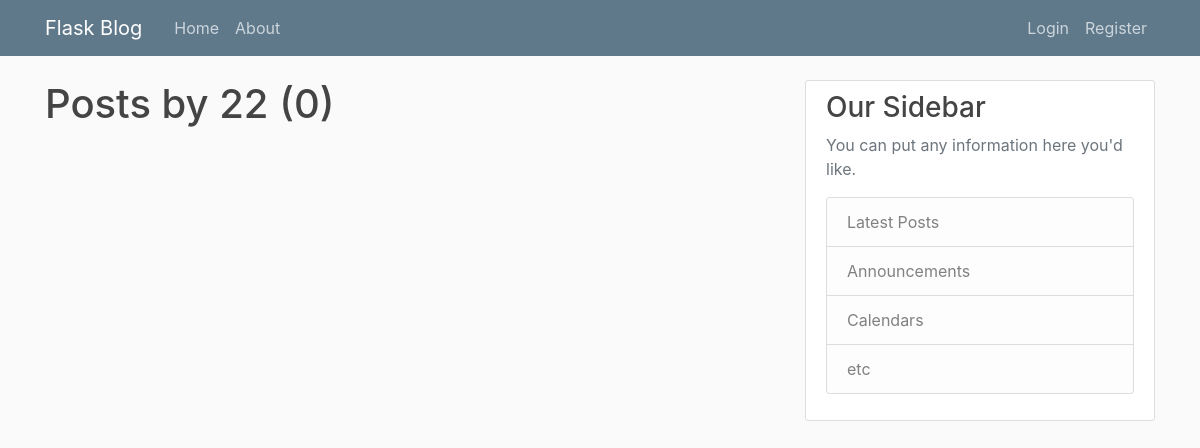
The page /user/22 on the database as committed earlier.
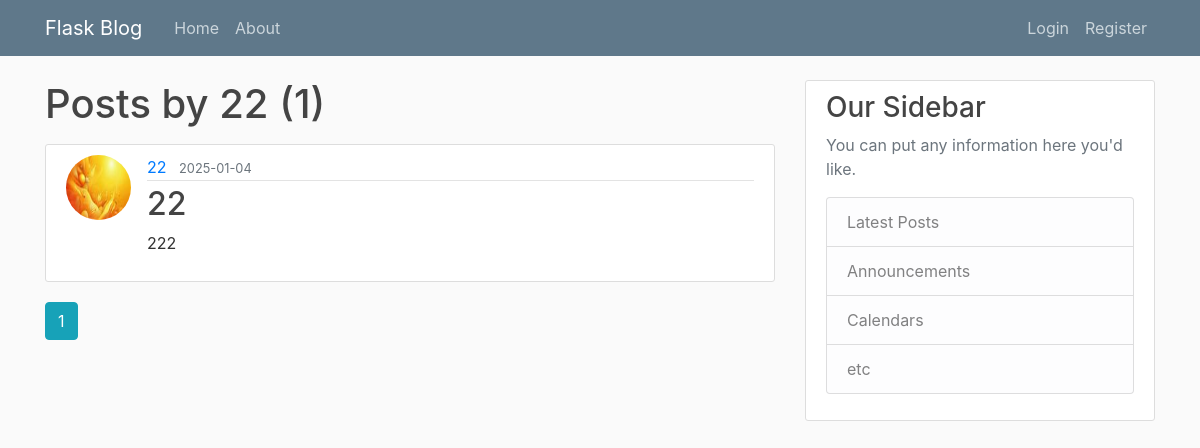
The same page on the database as committed later.
### flaskblog/models.py (models this page shows, shortened)
class User(db.Model, UserMixin):
    id = db.Column(db.Integer, primary_key=True)
    username = db.Column(db.String(20), unique=True, nullable=False)
    email = db.Column(db.String(120), unique=True, nullable=False)
    image_file = db.Column(db.String(20), nullable=False, default='default.jpg')
    password = db.Column(db.String(60), nullable=False)
    posts = db.relationship('Post', backref='author', lazy=True)

class Post(db.Model):
    id = db.Column(db.Integer, primary_key=True)
    title = db.Column(db.String(100), nullable=False)
    date_posted = db.Column(db.DateTime, nullable=False, default=datetime.utcnow)
    content = db.Column(db.Text, nullable=False)
    user_id = db.Column(db.Integer, db.ForeignKey('user.id'), nullable=False)

### flaskblog/users/routes.py (the view)
@users.route("/user/<string:username>")
def user_posts(username):
    page = request.args.get('page', 1, type=int)
    user = User.query.filter_by(username=username).first_or_404()
    posts = Post.query.filter_by(author=user)\
        .order_by(Post.date_posted.desc())\
        .paginate(page=page, per_page=5)
    return render_template('user_posts.html', posts=posts, user=user)

### flaskblog/templates/user_posts.html
{% extends "layouts.html" %}
{% block content %}
    <h1 class="mb-3">Posts by {{ user.username }} ({{ posts.total }})</h1>
    {% for post in posts.items %}
        <article class="media content-section">
          <img class="rounded-circle article-img" src="{{ url_for('static', filename='profile_pics/' + post.author.image_file) }}">
          <div class="media-body">
            <div class="article-metadata">
              <a class="mr-2" href="{{ url_for('users.user_posts', username=post.author.username) }}">{{ post.author.username }}</a>
              <small class="text-muted">{{ post.date_posted.strftime('%Y-%m-%d') }}</small>
            </div>
            <h2><a class="article-title" href="{{ url_for('posts.post', post_id=post.id) }}">{{ post.title }}</a></h2>
            <p class="article-content">{{ post.content }}</p>
          </div>
        </article>
    {% endfor %}
    {% for page_num in posts.iter_pages(left_edge=1, right_edge=1, left_current=1, right_current=2) %}
      {% if page_num %}
        {% if posts.page == page_num %}
          <a class="btn btn-info mb-4" href="{{ url_for('users.user_posts', username=user.username, page=page_num) }}">{{ page_num }}</a>
        {% else %}
          <a class="btn btn-outline-info mb-4" href="{{ url_for('users.user_posts', username=user.username, page=page_num) }}">{{ page_num }}</a>
        {% endif %}
      {% else %}
        ...
      {% endif %}
    {% endfor %}
{% endblock content %}

### flaskblog/templates/layouts.html (shortened to what this page needs)
<!DOCTYPE html>
<html>
<head>
    <link rel="stylesheet" href="https://maxcdn.bootstrapcdn.com/bootstrap/4.0.0/css/bootstrap.min.css">
    <link rel="stylesheet" type="text/css" href="{{ url_for('static', filename='main.css') }}">
</head>
<body>
    <header class="site-header">
      <nav class="navbar navbar-expand-md navbar-dark bg-steel fixed-top">
        <div class="container">
          <a class="navbar-brand mr-4" href="/">Flask Blog</a>
          <div class="collapse navbar-collapse" id="navbarToggle">
            <div class="navbar-nav mr-auto">
              <a class="nav-item nav-link" href="{{ url_for('main.home') }}">Home</a>
              <a class="nav-item nav-link" href="{{ url_for('main.about') }}">About</a>
            </div>
            <div class="navbar-nav">
              {% if current_user.is_authenticated %}
                <a class="nav-item nav-link" href="{{ url_for('posts.new_post') }}">New Post</a>
                <a class="nav-item nav-link" href="{{ url_for('users.account') }}">Account</a>
                <a class="nav-item nav-link" href="{{ url_for('users.logout') }}">Logout</a>
              {% else %}
                <a class="nav-item nav-link" href="{{ url_for('users.login') }}">Login</a>
                <a class="nav-item nav-link" href="{{ url_for('users.register') }}">Register</a>
              {% endif %}
            </div>
          </div>
        </div>
      </nav>
    </header>
    <main role="main" class="container">
      <div class="row">
        <div class="col-md-8">
          {% block content %}{% endblock %}
        </div>
        <div class="col-md-4">
          <div class="content-section">
            <h3>Our Sidebar</h3>
            <p class='text-muted'>You can put any information here you'd like.
              <ul class="list-group">
                <li class="list-group-item list-group-item-light">Latest Posts</li>
                <li class="list-group-item list-group-item-light">Announcements</li>
                <li class="list-group-item list-group-item-light">Calendars</li>
                <li class="list-group-item list-group-item-light">etc</li>
              </ul>
            </p>
          </div>
        </div>
      </div>
    </main>
</body>
</html>

### flaskblog/static/main.css (style rules this page uses)
body { background: #fafafa; color: #333333; margin-top: 5rem; }
h1, h2, h3, h4, h5, h6 { color: #444444; }
.bg-steel { background-color: #5f788a; }
.site-header .navbar-nav .nav-link { color: #cbd5db; }
.content-section { background: #ffffff; padding: 10px 20px; border: 1px solid #dddddd; border-radius: 3px; margin-bottom: 20px; }
.article-title { color: #444444; }
.article-content { white-space: pre-line; }
.article-img { height: 65px; width: 65px; margin-right: 16px; }
.article-metadata { padding-bottom: 1px; margin-bottom: 4px; border-bottom: 1px solid #e3e3e3 }

Rows that differ between the two databases and show on the page:
added Post: image_file (picture), author.username "22", date_posted "2025-01-04", title "22", content "222"
Other text that changed with them:
{{ posts.total }}: "0" → "1"
new list line: "1"
